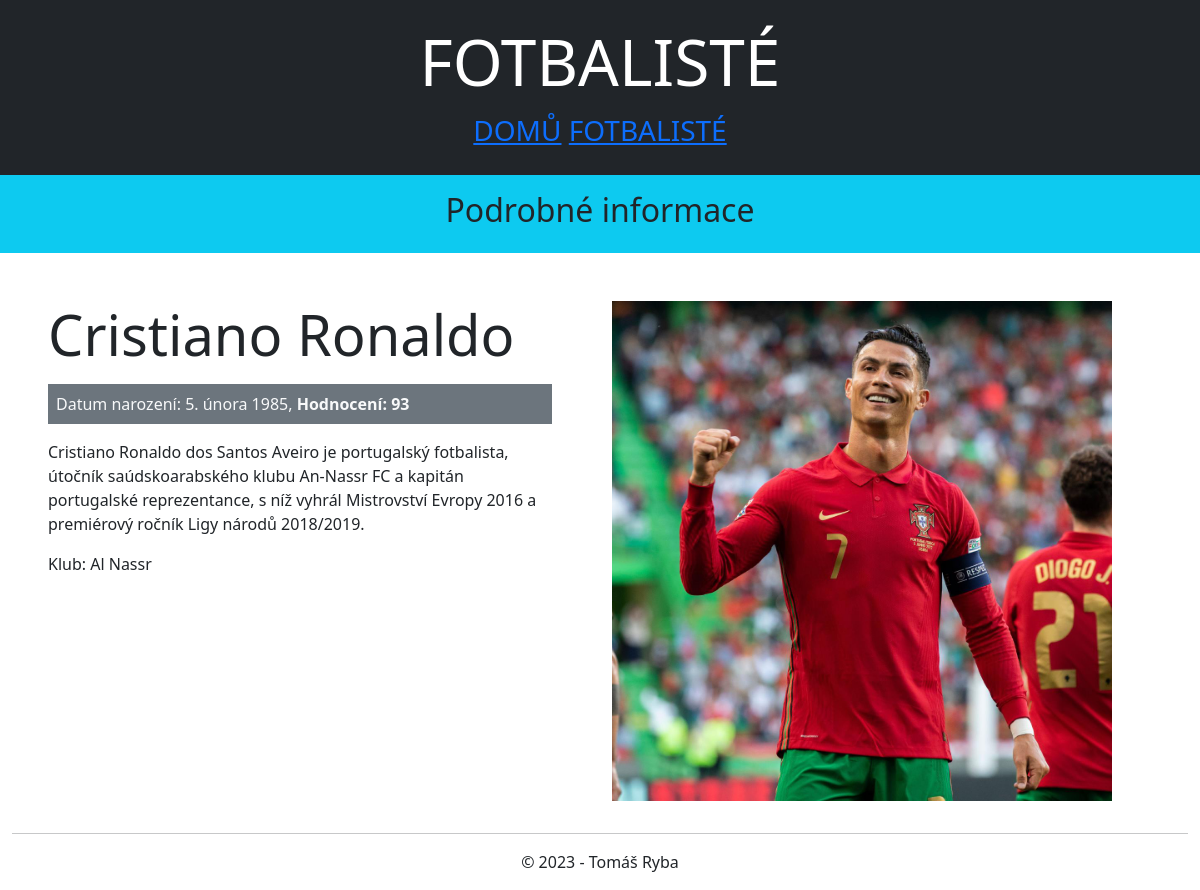
The app's page /list/1 with its own data.
### myapp/models.py (models this page shows, shortened)
class Fotbalista(models.Model):
    name = models.CharField(max_length=50, unique=True, verbose_name='Jméno fotbalisty', help_text="Enter footballer's name")
    surname = models.CharField(max_length=50, unique=True, default='', verbose_name='Příjmení fotbalisty', help_text="Enter footballer's surname")
    birthDate = models.DateField(blank=True, null=True, verbose_name='Datum narození fotbalisty')
    description = models.CharField(max_length=500, null=True, verbose_name='Popis fotbalisty', help_text="Enter footballer's description")
    rate = models.IntegerField(verbose_name='Hodnocení fotbalisty', help_text="Enter a footballer's rating", null=True)
    poster = models.ImageField(verbose_name="Fotka fotbalisty", null=True)
    klub = models.ForeignKey(to="Klub", on_delete=models.CASCADE, null=True)
    class Meta:
        ordering = ['surname', 'name']
        verbose_name = 'Fotbalista'
        verbose_name_plural = 'Fotbalisti'

class Klub(models.Model):
    name = models.CharField(max_length=50, unique=True, verbose_name='Jméno klubu', help_text="Enter a club's name")
    class Meta:
        verbose_name = 'Klub'
        verbose_name_plural = 'Kluby'
        ordering = ['-name']
    def __str__(self):
        return self.name

### myapp/views.py (the view)
# urls.py: path('list/<int:pk>', views.FotbalistaDetailView.as_view(), name='fotbalista_detail'),
class FotbalistaDetailView(DetailView):
    model = Fotbalista
    context_object_name = 'fotbalista_detail'
    template_name = 'detail.html'

### myapp/templates/detail.html (shortened to what this page needs)
{% extends "base.html" %}
{% block content %}
    <div class="row mb-3 bg-info p-3">
        <div class="col-sm-12">
            <h2 class="text-center">Podrobné informace</h2>
        </div>
    </div>
    <div class="row mt-5 mb-3">
        <div class="col-lg-6 mb-3 px-5">
            <h2 class="display-4 mb-3">{{ fotbalista_detail.name }} {{ fotbalista_detail.surname }}</h2>
            <div class="bg-secondary text-light p-2 mb-3">Datum narození: {{ fotbalista_detail.birthDate }},
                <b>Hodnocení: {{ fotbalista_detail.rate }}</b>
            </div>
            <p>{{ fotbalista_detail.description }}</p>
            <p>Klub: {{ fotbalista_detail.klub }}</p>
        </div>
        <div class="col-lg-6 mb-3">
            <img class="card-img-top" style="max-width: 500px; max-height: 500px"
                 src="{{ fotbalista_detail.poster.url }}"
                 alt="{{ fotbalista.name }} {{ fotbalista.surname }}">
        </div>
    </div>
{% endblock %}

### records on screen
Fotbalista: name "Cristiano", surname "Ronaldo", birthDate "5. února 1985", rate "93", description "Cristiano Ronaldo dos Santos Aveiro je portugalský fotbalista, útočník saúdskoarabského klubu An-Nassr FC a kapitán portugalské reprezentance, s níž vyhrál Mistrovství Evropy 2016 a premiérový ročník Ligy národů 2018/2019.", klub "Al Nassr", poster (picture)
